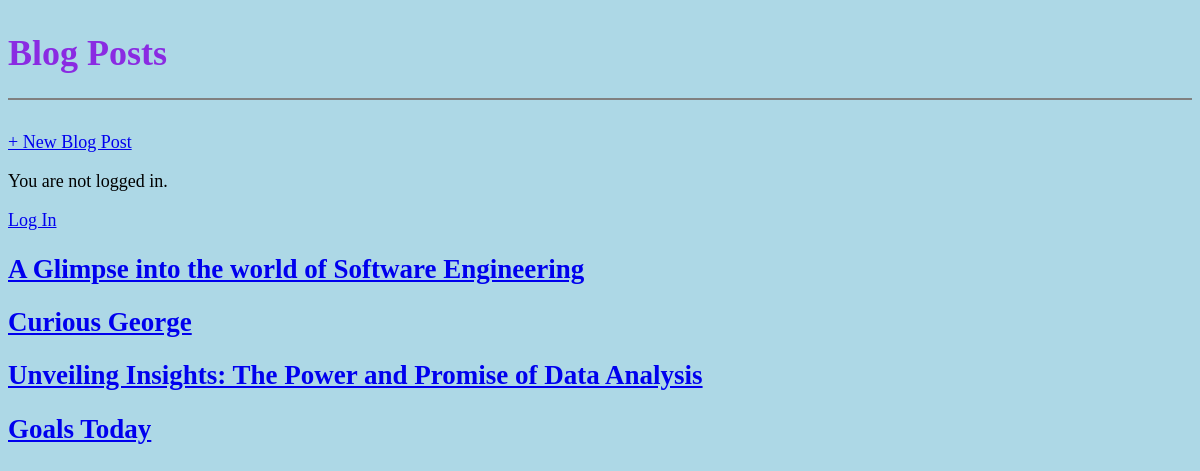
The page / on the database its author committed.
### blog/models.py (models this page shows, shortened)
class Post(models.Model):
    title = models.CharField(max_length=200)
    author = models.ForeignKey(
        'auth.User',
        on_delete=models.CASCADE,  # When the user is deleted, also delete their posts
    )
    body = models.TextField()

### blog/views.py (the view)
# urls.py: path('', HomePage.as_view(), name= 'home'),
class HomePage(ListView):
    model = Post
    template_name = 'home.html'

### blog/templates/home.html
{% extends 'base.html' %}
{% block content %}
{% for post in object_list %}
<div class="post-entry">
<h2><a href="{% url 'post_detail' post.pk %}">{{post.title}}</a></h2>
</div>
{% endfor %}
{% endblock content %}

### static/css/base.css (style rules this page uses)
body { font-size: 18px; background-color: lightblue }
.post-entry { margin: 0.5rem 0; }

### rows shown on the page
Post: title "A Glimpse into the world of Software Engineering"
Post: title "Curious George"
Post: title "Unveiling Insights: The Power and Promise of Data Analysis"
Post: title "Goals Today"
